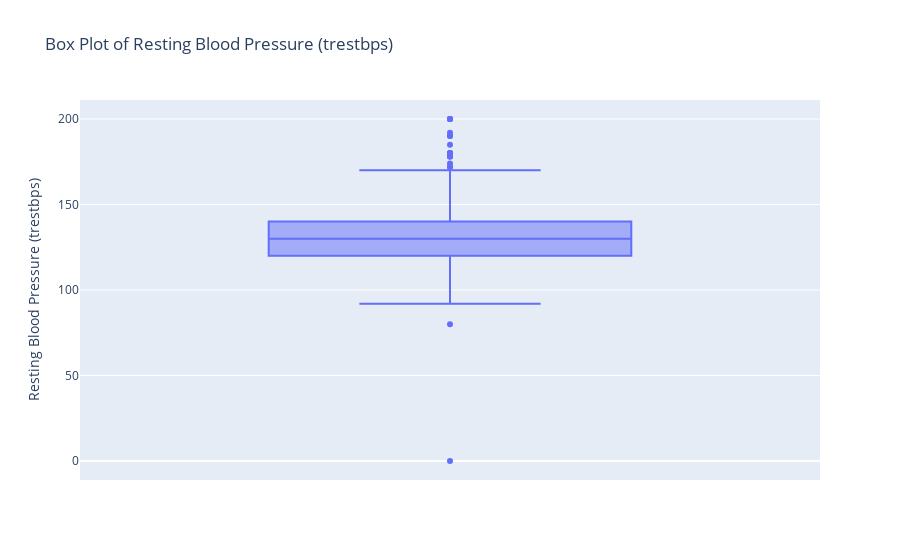

Notebook code cell kept with this figure:
### Code cell
# Let's view the tresbps using boxplot
# Create a box plot
fig3 = px.box(df, y='trestbps', title='Box Plot of Resting Blood Pressure (trestbps)',
             labels={'trestbps': 'Resting Blood Pressure (trestbps)'})

# Save the figure
folder_name = 'Plotly Plots'  # Folder to save the image
figure_name = 'my_figure3.html'  # Change this to your desired figure name
saved_path = save_figure(fig3, folder_name, figure_name)

# Show the plot
fig3.show()

### Figure 1 — Plotly figure (JSON) as saved in the notebook; plotly's stock layout.template omitted (floating-point values rounded to 4 significant figures; data arrays with more than 128 entries replaced by an {"elided": "..."} marker saying what was removed)
{"data": [{"alignmentgroup": "True", "hovertemplate": "Resting Blood Pressure (trestbps)=%{y}<extra></extra>", "legendgroup": "", "marker": {"color": "#636efa"}, "name": "", "notched": false, "offsetgroup": "", "orientation": "v", "showlegend": false, "type": "box", "x0": " ", "xaxis": "x", "y": {"elided": "920 float values"}, "y0": " ", "yaxis": "y"}], "layout": {"boxmode": "group", "legend": {"tracegroupgap": 0}, "title": {"text": "Box Plot of Resting Blood Pressure (trestbps)"}, "xaxis": {"anchor": "y", "domain": [0, 1]}, "yaxis": {"anchor": "x", "domain": [0, 1], "title": {"text": "Resting Blood Pressure (trestbps)"}}}}
